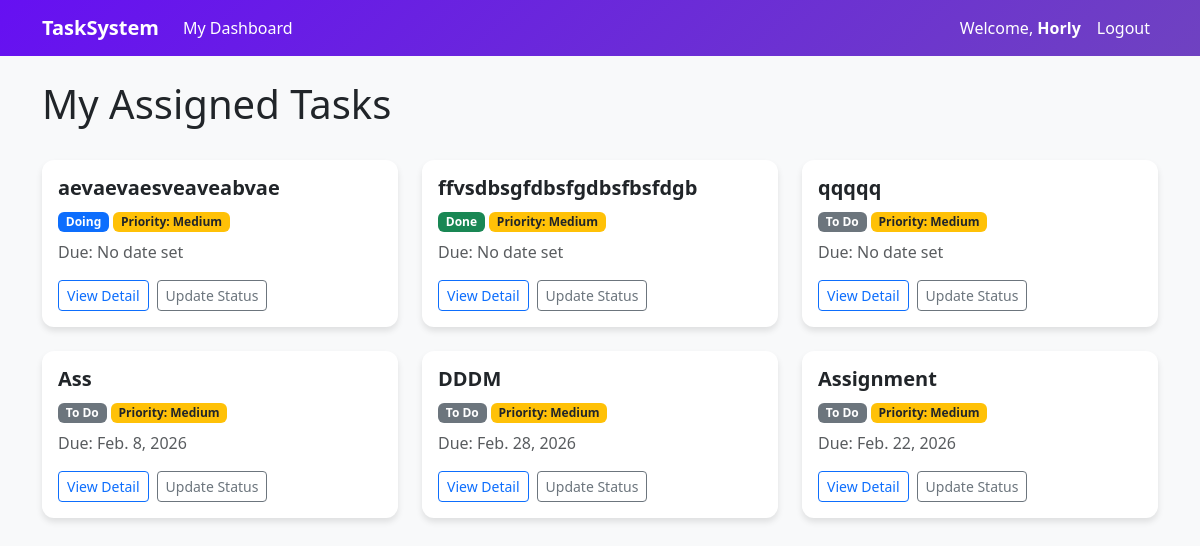
Page /dashboard/ (signed in) on the committed database.
### tasks/models.py (models this page shows, shortened)
class Task(models.Model):
    STATUS_CHOICES = [
        ('TODO', 'To Do'),
        ('DOING', 'Doing'),
        ('DONE', 'Done'),
    ]
    PRIORITY_CHOICES = [
        (1, 'High'),
        (2, 'Medium'),
        (3, 'Low'),
    ]
    title = models.CharField(max_length=200)
    description = models.TextField(blank=True)
    status = models.CharField(max_length=10, choices=STATUS_CHOICES, default='TODO')
    priority = models.IntegerField(choices=PRIORITY_CHOICES, default=2)
    due_date = models.DateField(null=True, blank=True)
    assigned_to = models.ManyToManyField(User, related_name="assigned_tasks")
    assigned_by = models.ForeignKey(User, on_delete=models.SET_NULL, null=True, blank=True, related_name="created_tasks")
    created_at = models.DateTimeField(auto_now_add=True)
    updated_at = models.DateTimeField(auto_now=True)
    class Meta:
        ordering = ['due_date', 'priority']

### tasks/views.py (the view)
# urls.py: path('dashboard/', views.dashboard, name='dashboard'),
@login_required
def dashboard(request):
    tasks = Task.objects.filter(assigned_to=request.user).distinct().order_by('-created_at')
    return render(request, 'dashboard.html', {'tasks': tasks})

### templates/dashboard.html (shortened to what this page needs)
{% extends 'base.html' %}
{% block content %}
<div class="d-flex justify-content-between align-items-center mb-4">
    <h1>My Assigned Tasks</h1>
</div>
<div class="row">
    {% for task in tasks %}
    <div class="col-md-6 col-lg-4 mb-4">
        <div class="card h-100">
            <div class="card-body">
                <h5 class="card-title fw-bold">{{ task.title }}</h5>
                <div class="mb-2">
                    <span
                        class="badge {% if task.status == 'TODO' %}bg-secondary{% elif task.status == 'DOING' %}bg-primary{% else %}bg-success{% endif %}">
                        {{ task.get_status_display }}
                    </span>
                    <span
                        class="badge {% if task.priority == 1 %}bg-danger{% elif task.priority == 2 %}bg-warning text-dark{% else %}bg-info text-dark{% endif %}">
                        Priority: {{ task.get_priority_display }}
                    </span>
                </div>
                <p class="card-text text-muted"> Due: {{ task.due_date|default:"No date set" }}</p>
                <div class="d-flex gap-2">
                    <a href="{% url 'task_detail' task.pk %}" class="btn btn-sm btn-outline-primary">View Detail</a>
                    <a href="{% url 'task_update' task.pk %}" class="btn btn-sm btn-outline-secondary">Update Status</a>
                </div>
            </div>
        </div>
    </div>
    {% empty %}
    <div class="col-12 text-center py-5">
        <p class="text-muted">No tasks assigned to you yet.</p>
    </div>
    {% endfor %}
</div>
{% endblock %}

### templates/base.html (shortened to what this page needs)
<!DOCTYPE html>
<html lang="en">
<head>
    <link href="https://cdn.jsdelivr.net/npm/bootstrap@5.3.0/dist/css/bootstrap.min.css" rel="stylesheet">
</head>
<body>
    <nav class="navbar navbar-expand-lg mb-4">
        <div class="container">
            <a class="navbar-brand fw-bold" href="{% url 'dashboard' %}">TaskSystem</a>
            <div class="collapse navbar-collapse" id="navbarNav">
                <ul class="navbar-nav me-auto">
                    {% if user.is_authenticated %}
                    <li class="nav-item">
                        <a class="nav-link" href="{% url 'dashboard' %}">My Dashboard</a>
                    </li>
                    {% endif %}
                </ul>
                <ul class="navbar-nav">
                    {% if user.is_authenticated %}
                    <li class="nav-item">
                        <span class="nav-link">Welcome, <strong>{{ user.username }}</strong></span>
                    </li>
                    <li class="nav-item">
                        <form action="{% url 'logout' %}" method="post" class="d-inline">
                            <button type="submit" class="btn nav-link">Logout</button>
                        </form>
                    </li>
                    {% else %}
                    <li class="nav-item">
                        <a class="nav-link" href="{% url 'login' %}">Login</a>
                    </li>
                    {% endif %}
                </ul>
            </div>
        </div>
    </nav>
    <div class="container">
        {% block content %}{% endblock %}
    </div>
</body>
</html>

### templates/base.html (style rules this page uses)
body { background-color: #f8f9fa; font-family: 'Segoe UI', Tahoma, Geneva, Verdana, sans-serif; }
.navbar { background: linear-gradient(135deg, #6610f2 0%, #6f42c1 100%); }
.navbar-brand, .nav-link { color: white !important; }
.card { border-radius: 12px; border: none; box-shadow: 0 4px 6px rgba(0, 0, 0, 0.1); }

### rows in the picture
Task: title "aevaevaesveaveabvae", status "Doing", priority "Medium", due_date "No date set"
Task: title "ffvsdbsgfdbsfgdbsfbsfdgb", status "Done", priority "Medium", due_date "No date set"
Task: title "qqqqq", status "To Do", priority "Medium", due_date "No date set"
Task: title "Ass", status "To Do", priority "Medium", due_date "Feb. 8, 2026"
Task: title "DDDM", status "To Do", priority "Medium", due_date "Feb. 28, 2026"
Task: title "Assignment", status "To Do", priority "Medium", due_date "Feb. 22, 2026"

### other values in the picture
{{ user.username }} "Horly"
